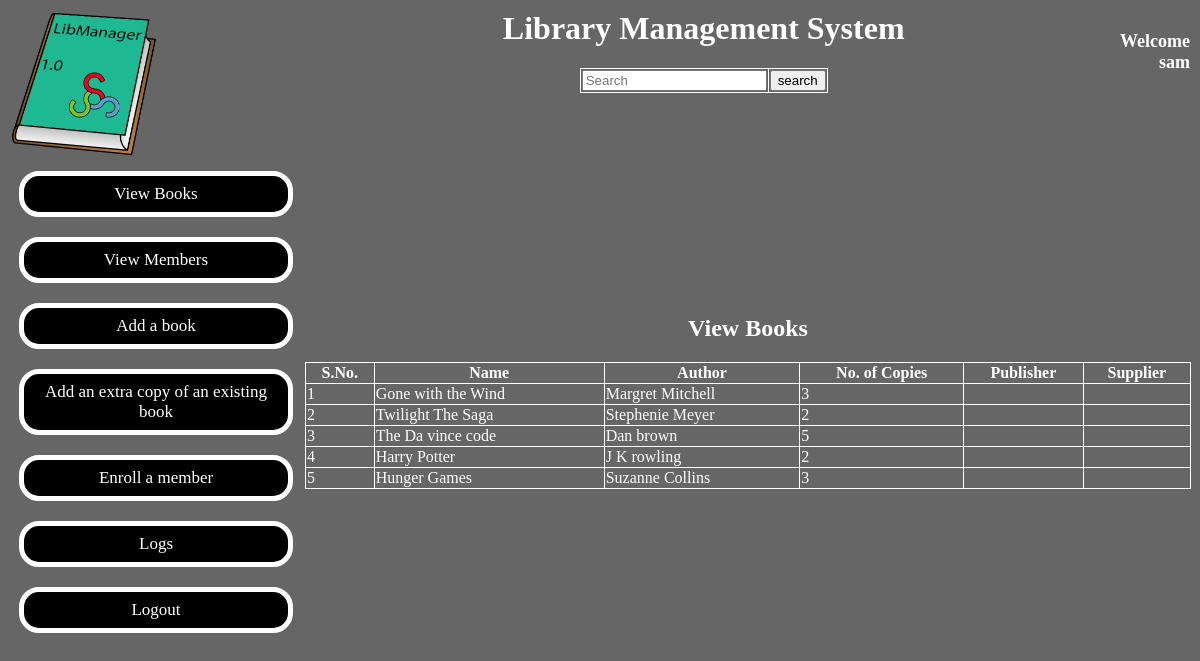
The app's page /bview.php (signed in) with its own data.
### tables this page shows
CREATE TABLE IF NOT EXISTS `books` (
  `bid` int(11) NOT NULL AUTO_INCREMENT,
  `bname` varchar(100) DEFAULT NULL,
  `bauth` varchar(100) DEFAULT NULL,
  `bcopies` int(11) NOT NULL DEFAULT '1',
  `bpub` varchar(40) DEFAULT NULL,
  `bsup` varchar(40) DEFAULT NULL,
  PRIMARY KEY (`bid`)
);

### php/sqlvar.php (called while the page is built, shortened)
<?php
$qrybk="select * from books";
?>

### bview.php (the view, shortened to what this page needs)
<?php
include("php/sqlvar.php");
$all=mysqli_query($conn, $qrybk);
?>
<html>
<head>
<link rel="stylesheet" href="style.css" type="text/css">
</head>
<body>
<table width="100%">
   <?php include("php/header.php");?>
  <tr>
     <?php include("php/menu.php"); ?>
    <td >
    <h2><center>View Books</center></h2>
    	<table width="100%" border=1 style="border-collapse:collapse">
        <tr>
        	<th>S.No.</th>
            <th>Name</th>
            <th>Author</th>
            <th>No. of Copies</th>
            <th>Publisher</th>
            <th>Supplier</th>
        </tr>
		<?php
		while($a = mysqli_fetch_array($all)){
		echo "<tr>";
		echo "<td>";
		echo $a['bid'];
		echo "</td>";
		echo "<td>";
		echo $a['bname'];
		echo "</td>";
		echo "<td>";
		echo $a['bauth'];
		echo "</td>";
		echo "<td>";
		echo $a['bcopies'];
		echo "</td>";
		echo "<td>";
		echo "</td>";
		echo "<td>";
		echo "</td>";
		echo "</tr>";
		}
		?>
        </table>
    </td>
  </tr>
</body>
</html>

### style.css (style rules this page uses)
body { background-color:#666; color:#FFF }
table { border-collapse:collapse; border:0px solid #FFF; }

### records on screen
books: bid "1", bname "Gone with the Wind", bauth "Margret Mitchell", bcopies "3"
books: bid "2", bname "Twilight The Saga", bauth "Stephenie Meyer", bcopies "2"
books: bid "3", bname "The Da vince code", bauth "Dan brown", bcopies "5"
books: bid "4", bname "Harry Potter", bauth "J K rowling", bcopies "2"
books: bid "5", bname "Hunger Games", bauth "Suzanne Collins", bcopies "3"

### other values on screen
$_SESSION['name'] "sam"
